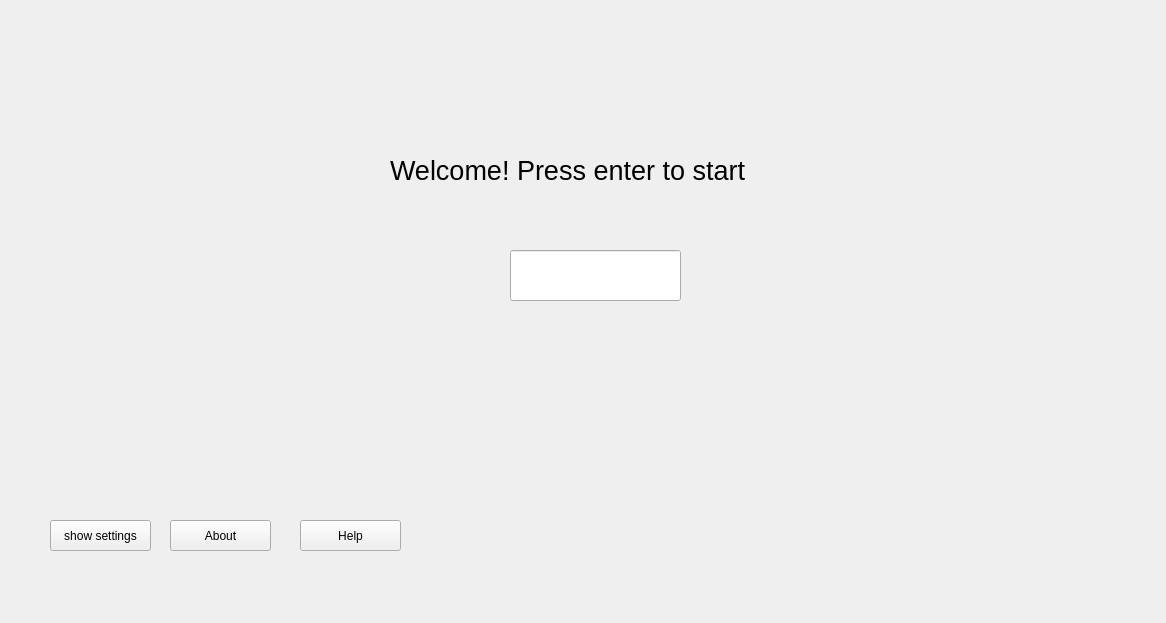
<?xml version="1.0" encoding="UTF-8"?>
<ui version="4.0">
 <class>welcomepage</class>
 <widget class="QWidget" name="welcomepage">
  <property name="geometry">
   <rect>
    <x>0</x>
    <y>0</y>
    <width>1166</width>
    <height>623</height>
   </rect>
  </property>
  <property name="windowTitle">
   <string>Form</string>
  </property>
  <widget class="QLabel" name="label">
   <property name="geometry">
    <rect>
     <x>390</x>
     <y>120</y>
     <width>441</width>
     <height>101</height>
    </rect>
   </property>
   <property name="font">
    <font>
     <pointsize>20</pointsize>
    </font>
   </property>
   <property name="text">
    <string>Welcome! Press enter to start</string>
   </property>
  </widget>
  <widget class="QLineEdit" name="enter_box">
   <property name="geometry">
    <rect>
     <x>510</x>
     <y>250</y>
     <width>171</width>
     <height>51</height>
    </rect>
   </property>
   <property name="font">
    <font>
     <pointsize>20</pointsize>
    </font>
   </property>
  </widget>
  <widget class="QPushButton" name="pushButton">
   <property name="geometry">
    <rect>
     <x>50</x>
     <y>520</y>
     <width>101</width>
     <height>31</height>
    </rect>
   </property>
   <property name="text">
    <string>show settings</string>
   </property>
  </widget>
  <widget class="QPushButton" name="pushButton_2">
   <property name="geometry">
    <rect>
     <x>170</x>
     <y>520</y>
     <width>101</width>
     <height>31</height>
    </rect>
   </property>
   <property name="text">
    <string>About</string>
   </property>
  </widget>
  <widget class="QPushButton" name="pushButton_3">
   <property name="geometry">
    <rect>
     <x>300</x>
     <y>520</y>
     <width>101</width>
     <height>31</height>
    </rect>
   </property>
   <property name="text">
    <string>Help</string>
   </property>
  </widget>
 </widget>
 <resources/>
 <connections/>
</ui>
